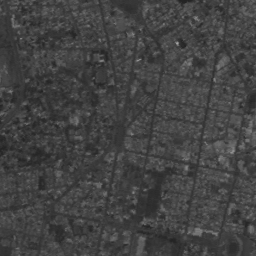
#> input picture PAID/taller_2/images/QUITO.png, 256 x 256 px
$ jupyter execute calibracion_histograma.ipynb
#> lines starting #> are read from the running program, lines starting #| are printed output that depends on the picture
[cell 1]
import cv2
import matplotlib.pyplot as plt
import numpy as np

image_quito = cv2.imread("images/QUITO.png", cv2.IMREAD_GRAYSCALE)
#> image_quito is the input picture: shape (256, 256); min 35, max 166, mean 66.3

# Visualizar imagen
plt.imshow(image_quito, cmap="gray",  vmin=0, vmax=255)
plt.show()

# Visualizar histograma
hist = cv2.calcHist([image_quito],[0],None,[256],[0,256])
#> hist = 256 values, max 2369 at index 62, min 0 at index 0, mean 256
plt.plot(hist)
plt.show()
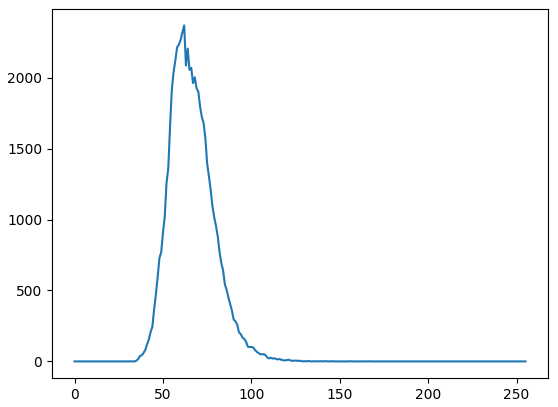
#> figure drawn by matplotlib, 1 panel; curve peaks at x = 62, y = 2369

print(image_quito.min())
#| 35
print(image_quito.max())
#| 166

Visualice el histograma de la imagen. Describa su forma. ¿Cuáles son los niveles de gris mínimo y máximo?.

Los niveles de gris es 35 y maximo 166

[cell 2]
# Expansion del contraste
from skimage import exposure

rescaled_img = exposure.rescale_intensity(image_quito, in_range=(35,166), out_range=(0,255))
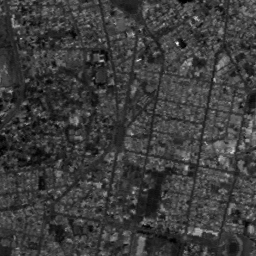
#> rescaled_img: shape (256, 256) float64; min 0, max 255, mean 61

# Visualizar imagen
plt.imshow(rescaled_img, cmap="gray", vmin=0, vmax=255)
plt.show()

# Visualizar histograma
rescaled_img = rescaled_img.astype(np.uint8)
hist = cv2.calcHist([rescaled_img],[0],None,[256],[0,256])
#> hist = 256 values, max 2369 at index 52, min 0 at index 2, mean 256
plt.plot(hist)
plt.show()
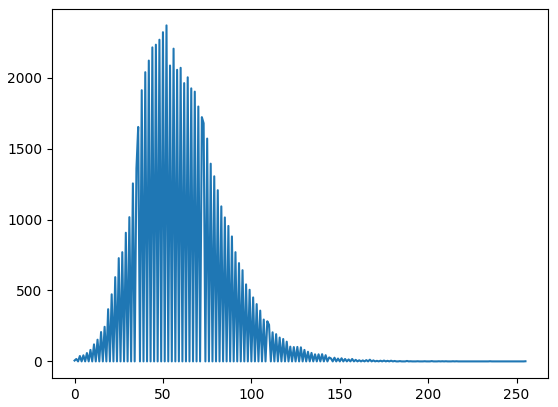
#> figure drawn by matplotlib, 1 panel; curve peaks at x = 52, y = 2369

Efectúe una expansión del contraste, visualice la imagen resultado y el histograma correspondiente. ¿En qué consiste la mejora de la imagen?

El objetivo de la expansion es mejorar el contraste, se ve mucho mejor las diferencias

[cell 3]
# Efectuar 3 calibraciones

# --- Calibrada 1 ---
rescaled_img = exposure.rescale_intensity(image_quito, in_range=(50,100), out_range=(0,255))
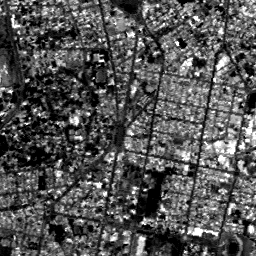
#> rescaled_img: shape (256, 256) float64; min 0, max 255, mean 84

# Visualizar imagen
plt.imshow(rescaled_img, cmap="gray", vmin=0, vmax=255)
plt.title("Calibracion 1")
plt.show()

# Visualizar histograma
rescaled_img = rescaled_img.astype(np.uint8)
hist = cv2.calcHist([rescaled_img],[0],None,[256],[0,256])
#> hist = 256 values, max 4808 at index 0, min 0 at index 1, mean 256
plt.plot(hist)
plt.show()
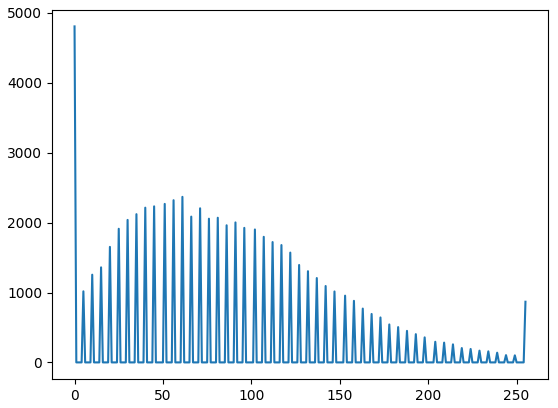
#> figure drawn by matplotlib, 1 panel; curve peaks at x = 0, y = 4808

# --- Calibrada 2 ---
rescaled_img = exposure.rescale_intensity(image_quito, in_range=(40,120), out_range=(0,255))
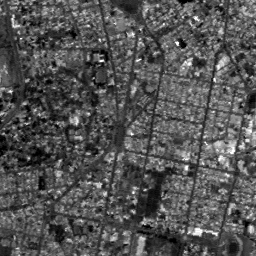
#> rescaled_img: shape (256, 256) float64; min 0, max 255, mean 83.9

# Visualizar imagen
plt.imshow(rescaled_img, cmap="gray", vmin=0, vmax=255)
plt.title("Calibracion 2")
plt.show()

# Visualizar histograma
rescaled_img = rescaled_img.astype(np.uint8)
hist = cv2.calcHist([rescaled_img],[0],None,[256],[0,256])
#> hist = 256 values, max 2369 at index 70, min 0 at index 1, mean 256
plt.plot(hist)
plt.show()
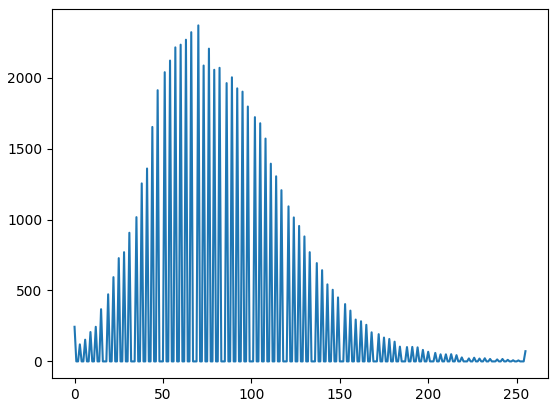
#> figure drawn by matplotlib, 1 panel; curve peaks at x = 70, y = 2369

# --- Calibrada 3 ---
rescaled_img = exposure.rescale_intensity(image_quito, in_range=(35,166), out_range=(0,255))

# Visualizar imagen
plt.imshow(rescaled_img, cmap="gray", vmin=0, vmax=255)
plt.title("Calibracion 3")
plt.show()

# Visualizar histograma
rescaled_img = rescaled_img.astype(np.uint8)
hist = cv2.calcHist([rescaled_img],[0],None,[256],[0,256])
#> hist = 256 values, max 2369 at index 52, min 0 at index 2, mean 256
plt.plot(hist)
plt.show()

$ run again, with PAID/taller_2/images/ANGIO.png copied over PAID/taller_2/images/QUITO.png
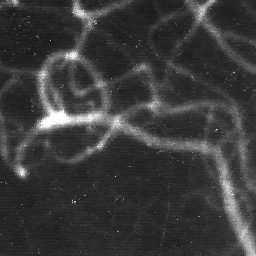
#> input picture PAID/taller_2/images/ANGIO.png, 256 x 256 px
#> image_quito is the input picture: shape (256, 256); min 20, max 255, mean 58.9
#> `hist = cv2.calcHist([image_quito],[0],None,[256],[0,256])`: hist = 256 values, max 3291 at index 39, min 0 at index 0, mean 256
#| 20
#| 255
#> `hist = cv2.calcHist([rescaled_img],[0],None,[256],[0,256])`: hist = 256 values, max 6447 at index 0, min 0 at index 2, mean 256
#> `hist = cv2.calcHist([rescaled_img],[0],None,[256],[0,256])`: hist = 256 values, max 39433 at index 0, min 0 at index 1, mean 256
#> `rescaled_img = exposure.rescale_intensity(image_quito, in_range=(40,12..`:
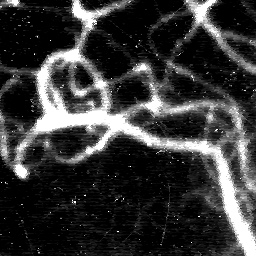
#> rescaled_img: shape (256, 256) float64; min 0, max 255, mean 55.4
#> `hist = cv2.calcHist([rescaled_img],[0],None,[256],[0,256])`: hist = 256 values, max 20247 at index 0, min 0 at index 1, mean 256
#> `plt.show()`:
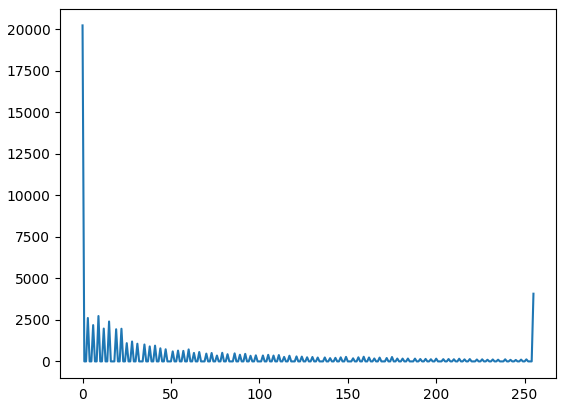
#> figure drawn by matplotlib, 1 panel; curve peaks at x = 0, y = 20247
#> `hist = cv2.calcHist([rescaled_img],[0],None,[256],[0,256])`: hist = 256 values, max 6447 at index 0, min 0 at index 2, mean 256

$ run again, with PAID/taller_2/images/BOUGIES.png copied over PAID/taller_2/images/QUITO.png
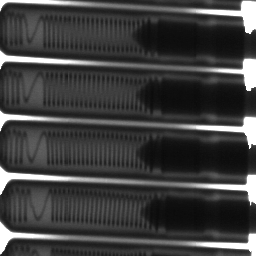
#> input picture PAID/taller_2/images/BOUGIES.png, 256 x 256 px
#> image_quito is the input picture: shape (256, 256); min 10, max 255, mean 63.2
#> `hist = cv2.calcHist([image_quito],[0],None,[256],[0,256])`: hist = 256 values, max 3417 at index 255, min 0 at index 0, mean 256
#| 10
#| 255
#> `hist = cv2.calcHist([rescaled_img],[0],None,[256],[0,256])`: hist = 256 values, max 18258 at index 0, min 0 at index 2, mean 256
#> `hist = cv2.calcHist([rescaled_img],[0],None,[256],[0,256])`: hist = 256 values, max 33184 at index 0, min 0 at index 1, mean 256
#> `rescaled_img = exposure.rescale_intensity(image_quito, in_range=(40,12..`:
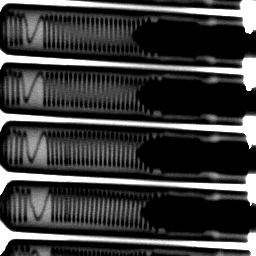
#> rescaled_img: shape (256, 256) float64; min 0, max 255, mean 60.8
#> `hist = cv2.calcHist([rescaled_img],[0],None,[256],[0,256])`: hist = 256 values, max 23286 at index 0, min 0 at index 1, mean 256
#> `plt.show()`:
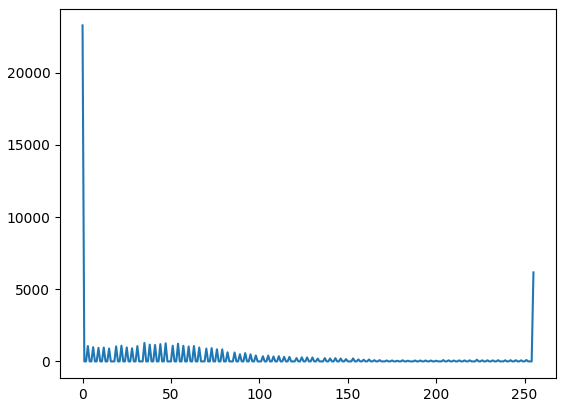
#> figure drawn by matplotlib, 1 panel; curve peaks at x = 0, y = 23286
#> `hist = cv2.calcHist([rescaled_img],[0],None,[256],[0,256])`: hist = 256 values, max 18258 at index 0, min 0 at index 2, mean 256
